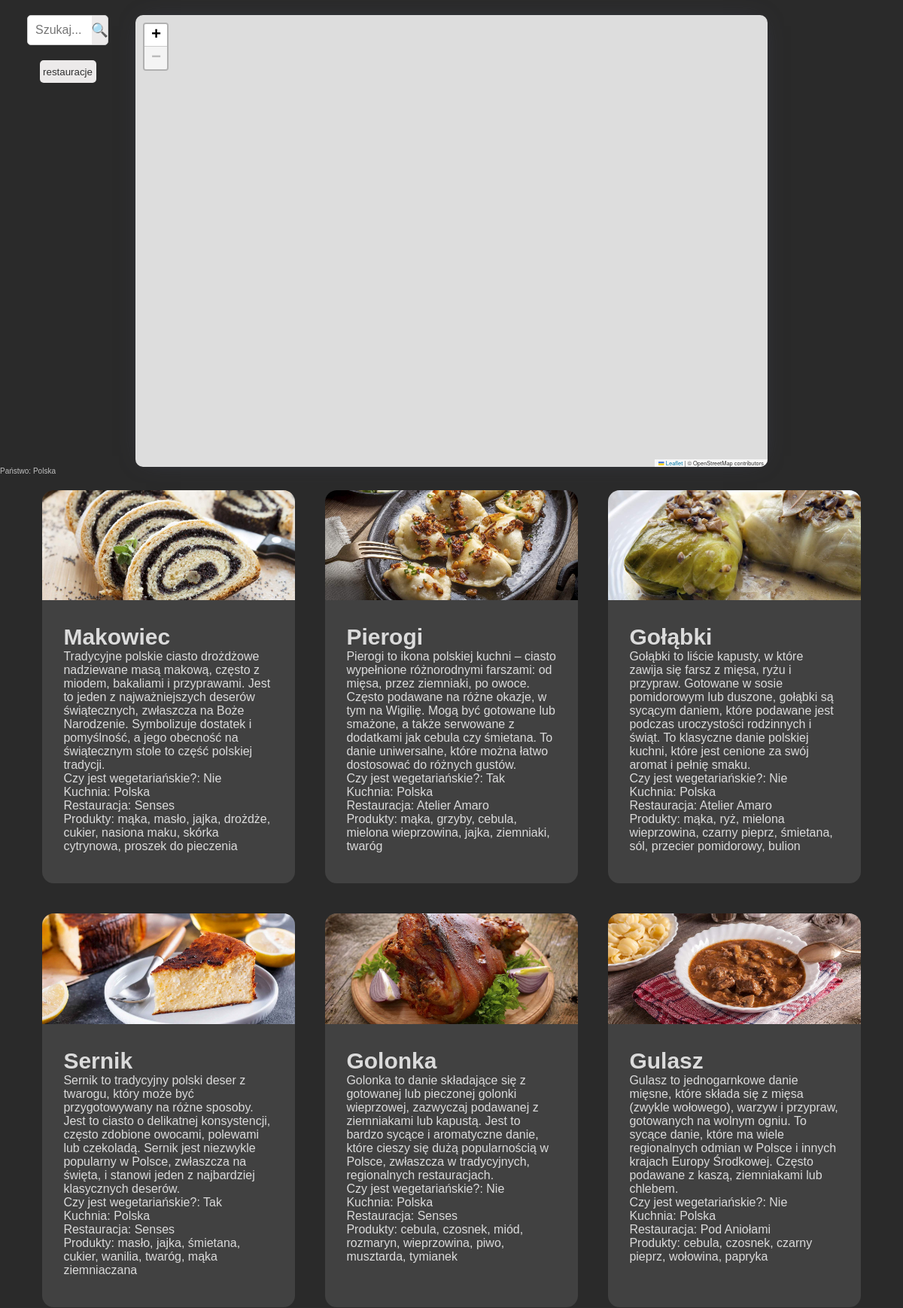
Page /index.php?country=Polska (upper part) on the committed database.
### tables this page shows
CREATE TABLE `dania` (
  `id` int(11) NOT NULL,
  `nazwa_dania` varchar(255) NOT NULL,
  `opis` text NOT NULL,
  `wegetarianskie` tinyint(1) NOT NULL,
  `kuchnia` varchar(50) NOT NULL
);

CREATE TABLE `dania_zdjecia` (
  `id_dania` int(11) NOT NULL,
  `zdjecie` varchar(255) NOT NULL
);

CREATE TABLE `restauracje` (
  `id` int(11) NOT NULL,
  `nazwa_restauracji` varchar(255) NOT NULL,
  `panstwo` varchar(62) NOT NULL,
  `miasto` varchar(60) NOT NULL,
  `ulica` varchar(255) NOT NULL
);

### index.php (the view, shortened to what this page needs)
<?php
require_once "includes/db_conn.php";
?>
<!DOCTYPE html>
<html lang="pl">
<head>
    <link rel="stylesheet" href="https://unpkg.com/leaflet@1.9.3/dist/leaflet.css" />
    <link rel="stylesheet" href="style/main.css">
</head>
<body>
    <nav class="nav">
        <div class="search-column">
            <div class="search-bar-container">
                <form action="" method="post" class="search-form">
                    <input type="text" name="search" placeholder="Szukaj..." class="search-input">
                    <button type="submit" name="search-button" class="search-button">🔍</button>
                </form>
            </div>
            <?php
            $wybor = $_SESSION['wybor'];
            echo '<form action="" method="post">';
            echo '<button type="submit" class="button-wybor-' . $wybor . '" name="wybor" value="' . $wybor . '">' . $wybor . '</button>';
            echo '</form>';
            ?>
        </div>
        <div id="map"></div>
    </nav>
    <?php
    if (isset($_POST['search-button'])) {
        session_destroy();
        $wyszukanie = $_POST['search'];
        $sql = "SELECT * FROM dania WHERE nazwa_dania LIKE '" . $wyszukanie . "%';";
        $result = $conn->query($sql);
        echo '<div class="dania-container">';
        $rowNumber = $result->num_rows;
        if ($result->num_rows > 0) {
            $daniaValues = $result->fetch_all(MYSQLI_ASSOC);
        } else {
            echo "Brak wyników.";
        }
        for ($i = 0; $i < $rowNumber; $i++) {
            $sql = "SELECT zdjecie FROM dania_zdjecia WHERE id_dania=" . $daniaValues[$i]['id'] . ";";
            $result = $conn->query($sql);
            if ($result->num_rows > 0) {
                while ($row = $result->fetch_assoc()) {
                    $sciezkaZdjecia = $row["zdjecie"];
                }
            } else {
                echo "brak danych";
            }
            echo '<div class="danie-box">';
            echo '<img src="' . $sciezkaZdjecia . '" class="zdjecie-danie">';
            echo '<div class="danie-dane">';
            echo "<h1>" . $daniaValues[$i]['nazwa_dania'] . " </h1>";
            echo "<p>" . $daniaValues[$i]['opis'] . " </p>";
            if ($daniaValues[$i]['wegetarianskie']) {
                echo "<p>Czy jest wegetariańskie?: Tak</p>";
            } else
                echo "<p>Czy jest wegetariańskie?: Nie</p>";
            echo "<p>Kuchnia: " . $daniaValues[$i]['kuchnia'] . " </p>";
            $sql = "SELECT id_restauracji FROM restauracje_dania WHERE id_dania = '" . $daniaValues[$i]['id'] . "';";
            $result = $conn->query($sql);
            if ($result->num_rows > 0) {
                while ($row = $result->fetch_assoc()) {
                    $idRestauracji_dania = $row["id_restauracji"];
                }
            } else {
                echo "brak danych";
            }
            $sql = "SELECT nazwa_restauracji FROM restauracje WHERE id = '" . $idRestauracji_dania . "';";
            $result = $conn->query($sql);
            if ($result->num_rows > 0) {
                while ($row = $result->fetch_assoc()) {
                    $nazwaRestauracji_dania = $row["nazwa_restauracji"];
                    echo "<p>Restauracja: $nazwaRestauracji_dania</p>";
                }
            } else {
                echo "brak danych";
            }
            $sql = "SELECT * FROM dania_skladniki WHERE id_dania = '" . $daniaValues[$i]['id'] . "';";
            $result = $conn->query($sql);
            if ($result->num_rows > 0) {
                $sklad = [];
                while ($row = $result->fetch_assoc()) {
                    $sklad[] = $row['id_skladnika'];
                }
            } else {
                echo "Brak tabel.";
            }
            echo "<p>Produkty: ";
            $sql = "SELECT nazwa_skladnika FROM skladniki WHERE id IN (" . implode(", ", $sklad) . ");";
            $result = $conn->query($sql);
            if ($result->num_rows > 0) {
                $sklad_nazwy = [];
                while ($row = $result->fetch_assoc()) {
                    $sklad_nazwy[] = $row['nazwa_skladnika'];
                }
                $skladiki = implode(", ", $sklad_nazwy);
                echo "$skladiki</p>";
                echo "</div>";
                echo "</div>";
            }
        }
    } else {
        if (isset($_GET['country'])) {
            $panstwo = $_GET['country'];
            echo "Państwo: " . htmlspecialchars($panstwo);
        }
        if (isset($_SESSION["panstwo"])) {
            $nazwaPanstwa = $_SESSION['panstwo'];
            if (isset($_SESSION["restauracje"]) && $_SESSION["restauracje"]) {
                echo '<div class="restauracje-container">';
                $sql = "SELECT * FROM restauracje WHERE panstwo = '" . $nazwaPanstwa . "';";
                $result = $conn->query($sql);
                if ($result->num_rows > 0) {
                    while ($row = $result->fetch_assoc()) {
                        $idRestauracji = $row["id"];
                        echo '<form action="" method="POST">';
                        echo '<button type="submit" class="button-restauracja" name="restauracja-button" value="' . $idRestauracji . '">';
                        echo '<div class="restuaracja-box">';
                        echo "<p class='restauracja-nazwa'>" . $row["nazwa_restauracji"] . "</p>";
                        echo '<span class="restauracja-dane">';
                        echo "Państwo: " . $row["panstwo"] . "<br>";
                        echo "Adres: " . $row["ulica"] . ', ' . $row["miasto"] . "";
                        echo '</span>';
                        echo '</div>';
                        echo '</button>';
                        echo '</form>';
                    }
                } else {
                    echo "Brak wyników.";
                    unset($_POST['restauracja-button']);
                }
                echo '</div>';
            } else {
                $sql = "SELECT id FROM restauracje WHERE panstwo='" . $_SESSION['panstwo'] . "';";
                $result = $conn->query($sql);
                if ($result->num_rows > 0) {
                    $idRestauracji = [];
                    while ($row = $result->fetch_assoc()) {
                        $idRestauracji[] = $row["id"];
                    }
                } else {
                    echo '<div class="restauracje-container">';
                    echo "Brak wyników";
                    echo '</div>';
                    die();
                }
                $sql = "SELECT id_dania FROM restauracje_dania WHERE id_restauracji IN(" . implode(", ", $idRestauracji) . ");";
                $result = $conn->query($sql);
                if ($result->num_rows > 0) {
                    $idDan = [];
                    while ($row = $result->fetch_assoc()) {
                        $idDan[] = $row["id_dania"];
                    }
                } else {
                    echo "Brak wyników";
                }
                $sql = "SELECT * FROM dania WHERE id IN (" . implode(", ", $idDan) . ");";
                $result = $conn->query($sql);
                echo '<div class="dania-container">';
                $rowNumber = $result->num_rows;
                if ($result->num_rows > 0) {
                    $daniaValues = $result->fetch_all(MYSQLI_ASSOC);
                } else {
                    echo "Brak wartości.";
                }
                for ($i = 0; $i < $rowNumber; $i++) {
                    $sql = "SELECT zdjecie FROM dania_zdjecia WHERE id_dania=" . $daniaValues[$i]['id'] . ";";
                    $result = $conn->query($sql);
                    if ($result->num_rows > 0) {
                        while ($row = $result->fetch_assoc()) {
                            $sciezkaZdjecia = $row["zdjecie"];
                        }
                    } else {
                        echo "brak danych";
                    }
                    echo '<div class="danie-box">';
                    echo '<img src="' . $sciezkaZdjecia . '" class="zdjecie-danie">';
                    echo '<div class="danie-dane">';
                    echo "<h1>" . $daniaValues[$i]['nazwa_dania'] . " </h1>";
                    echo "<p>" . $daniaValues[$i]['opis'] . " </p>";
                    if ($daniaValues[$i]['wegetarianskie']) {
                        echo "<p>Czy jest wegetariańskie?: Tak</p>";
                    } else
                        echo "<p>Czy jest wegetariańskie?: Nie</p>";
                    echo "<p>Kuchnia: " . $daniaValues[$i]['kuchnia'] . " </p>";
                    $sql = "SELECT id_restauracji FROM restauracje_dania WHERE id_dania = '" . $daniaValues[$i]['id'] . "';";
                    $result = $conn->query($sql);
                    if ($result->num_rows > 0) {
                        while ($row = $result->fetch_assoc()) {
                            $idRestauracji_dania = $row["id_restauracji"];
                        }
                    } else {
                        echo "brak danych";
                    }
                    $sql = "SELECT nazwa_restauracji FROM restauracje WHERE id = '" . $idRestauracji_dania . "';";
                    $result = $conn->query($sql);
                    if ($result->num_rows > 0) {
                        while ($row = $result->fetch_assoc()) {
                            $nazwaRestauracji_dania = $row["nazwa_restauracji"];
                            echo "<p>Restauracja: $nazwaRestauracji_dania</p>";
                        }
                    } else {
                        echo "brak danych";
                    }
                    $sql = "SELECT * FROM dania_skladniki WHERE id_dania = '" . $daniaValues[$i]['id'] . "';";
                    $result = $conn->query($sql);
                    if ($result->num_rows > 0) {
                        $sklad = [];
                        while ($row = $result->fetch_assoc()) {
                            $sklad[] = $row['id_skladnika'];
                        }
                    } else {
                        echo "Brak tabel.";
                    }
                    echo "<p>Produkty: ";
                    $sql = "SELECT nazwa_skladnika FROM skladniki WHERE id IN (" . implode(", ", $sklad) . ");";
                    $result = $conn->query($sql);
                    if ($result->num_rows > 0) {
                        $sklad_nazwy = [];
                        while ($row = $result->fetch_assoc()) {
                            $sklad_nazwy[] = $row['nazwa_skladnika'];
                        }
                        $skladiki = implode(", ", $sklad_nazwy);
                        echo "$skladiki</p>";
                        echo "</div>";
                        echo "</div>";
                    }
                }
            }
            echo '</div>';
        }
    }
    ?>
</body>
</html>

### style/main.css (style rules this page uses)
:root { font-size: 62.5%; --backgrund-color: #0e0e0ee1; }
.nav { width: 100%; display: flex; flex-direction: row; flex-wrap: wrap; }
.search-column { display: flex; flex-direction: column; align-items: center; width: 15%; }
* { box-sizing: border-box; margin: 0; padding: 0; }
.search-bar-container { width: 100%; display: flex; justify-content: center; margin: 20px 0; }
.search-form { display: flex; align-items: center; width: 60%; max-width: 600px; border: 1px solid #ccc; border-radius: 5px; overflow: hidden; background: #eceaea; }
.search-input { width: 80%; padding: 10px; border: none; outline: none; font-size: 16px; }
.search-button { width: 20%; background-color: rgba(201, 0, 0, 0); color: white; border: none; font-size: 18px; display: flex; align-items: center; justify-content: center; cursor: pointer; transition: 0.3s ease-in-out; }
.button-wybor-dania, .button-wybor-restauracje { margin-left: auto; margin-right: auto; border: none; width: 7.5rem; height: 3rem; border-radius: 0.5rem; transition: all 0.2s ease-in-out; }
.button-wybor-restauracje { background: #eceaea; color: #303030; }
#map { height: 600px; width: 70%; box-shadow: 0px 0px 30px -14px #42445a; border-radius: 1rem; margin-top: 2rem; }
body { margin: 0; padding: 0; background-color: var(--backgrund-color); color: #c0c0c0; font-family: Arial, Helvetica, sans-serif; }
h1 { font-size: 3rem; }
p { font-size: 1.6rem; }
.dania-container { font-size: 50px; display: flex; flex-direction: row; flex-wrap: wrap; justify-content: center; width: 100%; }
.danie-box { margin: 2rem; background-color: #414141; width: 28%; border-radius: 1.55rem; padding-top: 0; }
.zdjecie-danie { margin: 0; width: 100%; height: auto; border-top-right-radius: 1.55rem; border-top-left-radius: 1.55rem; }
.danie-dane { margin: 2rem; margin: 0, auto; margin-left: auto; margin-right: auto; color: #dbdbdb; font-size: 50px; width: 95%; padding: 2rem; border-radius: 1.55rem; padding-top: 0; }

### rows in the picture
dania: dania_zdjecia.zdjecie (picture), nazwa_dania "Makowiec", opis "Tradycyjne polskie ciasto drożdżowe nadziewane masą makową, często z miodem, bakaliami i przyprawami. Jest to jeden z najważniejszych deserów świątecznych, zwłaszcza na Boże Narodzenie. Symbolizuje dostatek i pomyślność, a jego obecność na świątecznym stole to część polskiej tradycji.", wegetarianskie "Czy jest wegetariańskie?: Nie", kuchnia "Polska", skladiki "mąka, masło, jajka, drożdże, cukier, nasiona maku, skórka cytrynowa, proszek do pieczenia"
restauracje: nazwa_restauracji "Senses"
dania: dania_zdjecia.zdjecie (picture), nazwa_dania "Pierogi", opis "Pierogi to ikona polskiej kuchni – ciasto wypełnione różnorodnymi farszami: od mięsa, przez ziemniaki, po owoce. Często podawane na różne okazje, w tym na Wigilię. Mogą być gotowane lub smażone, a także serwowane z dodatkami jak cebula czy śmietana. To danie uniwersalne, które można łatwo dostosować do różnych gustów.", wegetarianskie "Czy jest wegetariańskie?: Tak", kuchnia "Polska", skladiki "mąka, grzyby, cebula, mielona wieprzowina, jajka, ziemniaki, twaróg"
restauracje: nazwa_restauracji "Atelier Amaro"
dania: dania_zdjecia.zdjecie (picture), nazwa_dania "Gołąbki", opis "Gołąbki to liście kapusty, w które zawija się farsz z mięsa, ryżu i przypraw. Gotowane w sosie pomidorowym lub duszone, gołąbki są sycącym daniem, które podawane jest podczas uroczystości rodzinnych i świąt. To klasyczne danie polskiej kuchni, które jest cenione za swój aromat i pełnię smaku.", wegetarianskie "Czy jest wegetariańskie?: Nie", kuchnia "Polska", skladiki "mąka, ryż, mielona wieprzowina, czarny pieprz, śmietana, sól, przecier pomidorowy, bulion"
dania: dania_zdjecia.zdjecie (picture), nazwa_dania "Sernik", opis "Sernik to tradycyjny polski deser z twarogu, który może być przygotowywany na różne sposoby. Jest to ciasto o delikatnej konsystencji, często zdobione owocami, polewami lub czekoladą. Sernik jest niezwykle popularny w Polsce, zwłaszcza na święta, i stanowi jeden z najbardziej klasycznych deserów.", wegetarianskie "Czy jest wegetariańskie?: Tak", kuchnia "Polska", skladiki "masło, jajka, śmietana, cukier, wanilia, twaróg, mąka ziemniaczana"
dania: dania_zdjecia.zdjecie (picture), nazwa_dania "Golonka", opis "Golonka to danie składające się z gotowanej lub pieczonej golonki wieprzowej, zazwyczaj podawanej z ziemniakami lub kapustą. Jest to bardzo sycące i aromatyczne danie, które cieszy się dużą popularnością w Polsce, zwłaszcza w tradycyjnych, regionalnych restauracjach.", wegetarianskie "Czy jest wegetariańskie?: Nie", kuchnia "Polska", skladiki "cebula, czosnek, miód, rozmaryn, wieprzowina, piwo, musztarda, tymianek"
dania: dania_zdjecia.zdjecie (picture), nazwa_dania "Gulasz", opis "Gulasz to jednogarnkowe danie mięsne, które składa się z mięsa (zwykle wołowego), warzyw i przypraw, gotowanych na wolnym ogniu. To sycące danie, które ma wiele regionalnych odmian w Polsce i innych krajach Europy Środkowej. Często podawane z kaszą, ziemniakami lub chlebem.", wegetarianskie "Czy jest wegetariańskie?: Nie", kuchnia "Polska", skladiki "cebula, czosnek, czarny pieprz, wołowina, papryka"
restauracje: nazwa_restauracji "Pod Aniołami"

### other values in the picture
$wybor "restauracje"
$panstwo "Polska"
